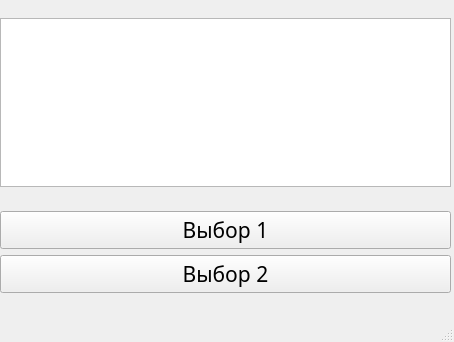
<?xml version="1.0" encoding="UTF-8"?>
<ui version="4.0">
 <class>Traum</class>
 <widget class="QMainWindow" name="Traum">
  <property name="geometry">
   <rect>
    <x>0</x>
    <y>0</y>
    <width>454</width>
    <height>342</height>
   </rect>
  </property>
  <property name="windowTitle">
   <string>MainWindow</string>
  </property>
  <widget class="QWidget" name="centralwidget">
   <widget class="QWidget" name="verticalLayoutWidget">
    <property name="geometry">
     <rect>
      <x>0</x>
      <y>0</y>
      <width>451</width>
      <height>311</height>
     </rect>
    </property>
    <layout class="QVBoxLayout" name="verticalLayout">
     <item>
      <spacer name="verticalSpacer">
       <property name="orientation">
        <enum>Qt::Vertical</enum>
       </property>
       <property name="sizeType">
        <enum>QSizePolicy::Preferred</enum>
       </property>
       <property name="sizeHint" stdset="0">
        <size>
         <width>20</width>
         <height>40</height>
        </size>
       </property>
      </spacer>
     </item>
     <item>
      <widget class="QTextBrowser" name="textBrowser"/>
     </item>
     <item>
      <spacer name="verticalSpacer_5">
       <property name="orientation">
        <enum>Qt::Vertical</enum>
       </property>
       <property name="sizeType">
        <enum>QSizePolicy::Preferred</enum>
       </property>
       <property name="sizeHint" stdset="0">
        <size>
         <width>20</width>
         <height>40</height>
        </size>
       </property>
      </spacer>
     </item>
     <item>
      <widget class="QPushButton" name="pushButton">
       <property name="sizePolicy">
        <sizepolicy hsizetype="Preferred" vsizetype="Preferred">
         <horstretch>0</horstretch>
         <verstretch>0</verstretch>
        </sizepolicy>
       </property>
       <property name="font">
        <font>
         <family>Segoe Print</family>
         <pointsize>16</pointsize>
         <italic>false</italic>
        </font>
       </property>
       <property name="cursor">
        <cursorShape>PointingHandCursor</cursorShape>
       </property>
       <property name="text">
        <string>Выбор 1</string>
       </property>
      </widget>
     </item>
     <item>
      <widget class="QPushButton" name="pushButton_3">
       <property name="sizePolicy">
        <sizepolicy hsizetype="Preferred" vsizetype="Preferred">
         <horstretch>0</horstretch>
         <verstretch>0</verstretch>
        </sizepolicy>
       </property>
       <property name="font">
        <font>
         <family>Segoe Print</family>
         <pointsize>16</pointsize>
         <italic>false</italic>
        </font>
       </property>
       <property name="cursor">
        <cursorShape>PointingHandCursor</cursorShape>
       </property>
       <property name="text">
        <string>Выбор 2</string>
       </property>
       <property name="iconSize">
        <size>
         <width>16</width>
         <height>16</height>
        </size>
       </property>
      </widget>
     </item>
     <item>
      <spacer name="verticalSpacer_4">
       <property name="orientation">
        <enum>Qt::Vertical</enum>
       </property>
       <property name="sizeType">
        <enum>QSizePolicy::Preferred</enum>
       </property>
       <property name="sizeHint" stdset="0">
        <size>
         <width>20</width>
         <height>40</height>
        </size>
       </property>
      </spacer>
     </item>
    </layout>
   </widget>
  </widget>
  <widget class="QMenuBar" name="menubar">
   <property name="geometry">
    <rect>
     <x>0</x>
     <y>0</y>
     <width>454</width>
     <height>21</height>
    </rect>
   </property>
  </widget>
  <widget class="QStatusBar" name="statusbar"/>
 </widget>
 <resources/>
 <connections/>
</ui>
